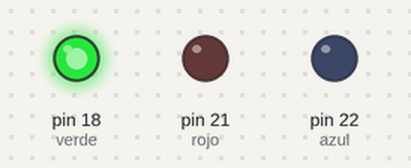
This sketch was run on a simulated Arduino Mega 2560, built with avr-gcc and run on an emulated ATmega2560. Parts: output pins drawn as LEDs (lit = HIGH).

Above: at 0.5 s.
At 1.5 s:
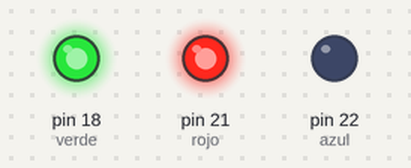
At 2.5 s:
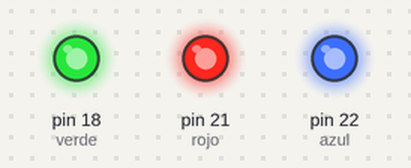
At 3.5 s:
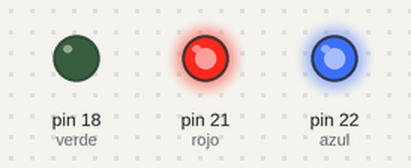
At 4.5 s:
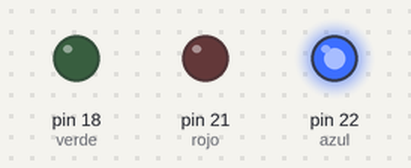
At 5.5 s:
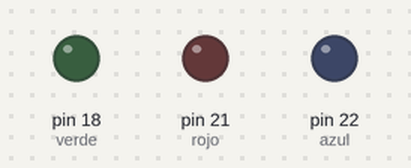
Timing chart, 0 to 7.8 s (numbered marks = the images above):
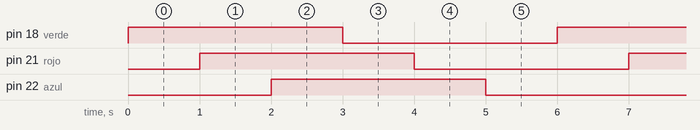

The sketch:

LEDS.ino
```cpp
/*
 *      -----LEDS-----
 *
 * Por "Ingeniero en Casa"
 * https://www.youtube.com/channel/UCurfoG9YbFyQmxCLlxZVArg
 *
 * La distribución y/o modificación del código es totalmente libre.
 */

#define verde 18                //Se definen los pines a los que están conectados los LEDs.
#define rojo 21
#define azul 22

void setup() {

  pinMode(verde,OUTPUT);        //Se configuran los pines como salida.
  pinMode(rojo,OUTPUT);
  pinMode(azul,OUTPUT);
}

void loop() {

  digitalWrite(verde,HIGH);     //high = 1    low = 0
  delay(1000);                  //Espera de un segundo entra acciones.
  digitalWrite(rojo,HIGH);
  delay(1000);
  digitalWrite(azul,HIGH);
  delay(1000);

  digitalWrite(verde,LOW);
  delay(1000);
  digitalWrite(rojo,LOW);
  delay(1000);
  digitalWrite(azul,LOW);
  delay(1000);
}
```

Measured:
- by itself, pin 18 (verde), pin 21 (rojo), pin 22 (azul): alternates HIGH for 3.0 s and LOW for 3.0 s
- by itself, everything shown: repeats every 6.0 s, in 6 steps
